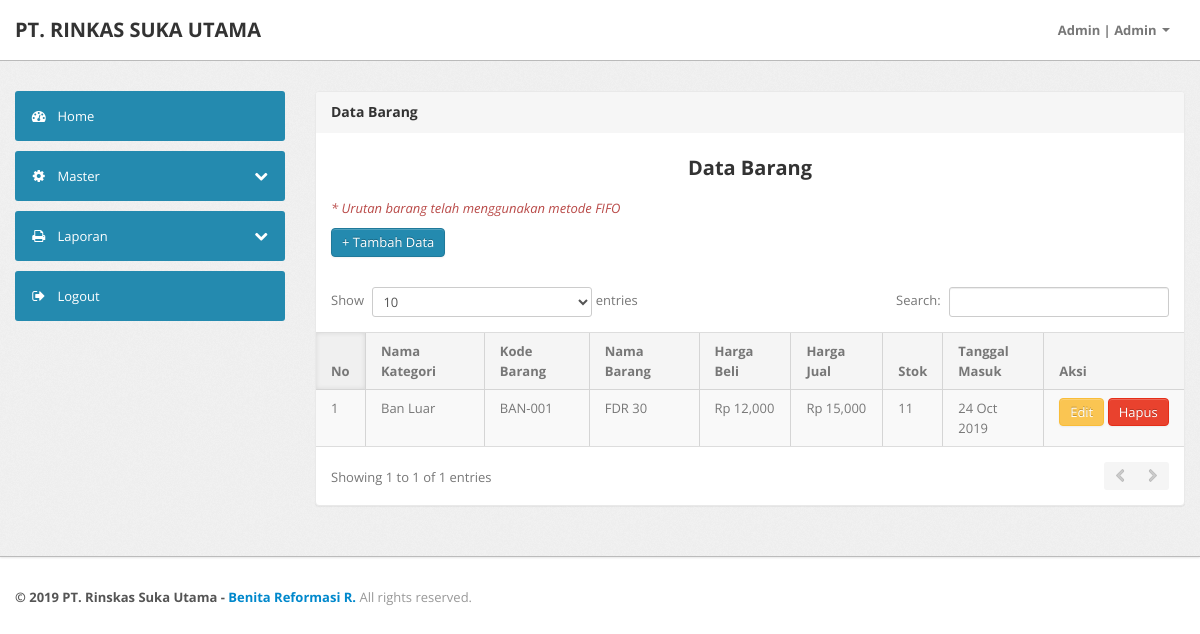
Page /index.php?page=data_barang (signed in) on the earlier database version.
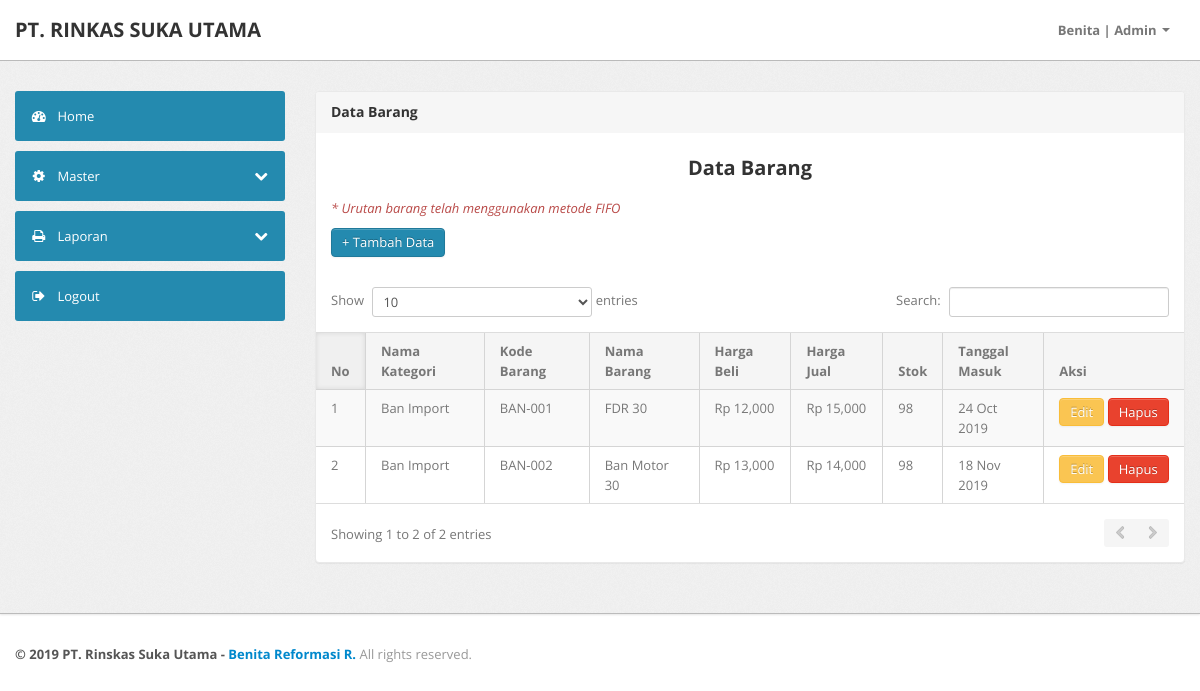
Same page on the later database version.
### tables this page shows
CREATE TABLE `tb_barang` (
  `barang_id` int(11) NOT NULL AUTO_INCREMENT,
  `kategori_id` int(11) NOT NULL,
  `barang_kode` varchar(50) NOT NULL,
  `barang_nama` varchar(50) NOT NULL,
  `barang_stok` int(11) NOT NULL,
  `barang_tgl` date NOT NULL,
  `barang_sat` varchar(50) NOT NULL,
  `barang_ket` varchar(100) NOT NULL,
  `barang_jual` int(11) NOT NULL,
  `barang_beli` int(11) NOT NULL,
  PRIMARY KEY (`barang_id`)
);

CREATE TABLE `tb_kategori` (
  `kategori_id` int(11) NOT NULL AUTO_INCREMENT,
  `kategori_nama` varchar(50) NOT NULL,
  PRIMARY KEY (`kategori_id`)
);

### koneksi.php (called while the page is built, shortened)
<?php
$no   = 1;
function rupiah($angka)
{
    $hasil_rupiah = "Rp " . number_format($angka);
    return $hasil_rupiah;
}
function tgl_indo($tanggal)
{
    $bulan = array(
        1 =>
        'Jan',
        'Feb',
        'Mar',
        'Apr',
        'Mei',
        'Jun',
        'Jul',
        'Aug',
        'Sep',
        'Oct',
        'Nov',
        'Des'
    );
    $pecahkan = explode('-', $tanggal);
    return $pecahkan[2] . ' ' . $bulan[(int) $pecahkan[1]] . ' ' . $pecahkan[0];
}

### data_barang.php (the view, shortened to what the changed rows need)
<div class="span9">
    <div class="content">
        <div class="module">
            <div class="module-head">
                <h3>
                    Data Barang</h3>
            </div>
            <div class="module-body">
                <h3 class="align-center">Data Barang</h3>
                <p class="text-error"><i>* Urutan barang telah menggunakan metode FIFO</i></p>
                <a class="collapsed btn btn-primary" data-toggle="collapse" href="#Tambah">+ Tambah Data</a>
            </div>
            <div class="module-body table">
                <div id="Tambah" class="collapse unstyled">
                    <form action="" method="post" class="form-horizontal row-fluid">
                    </form>
                </div>
                <table cellpadding="0" cellspacing="0" border="0" class="datatable-1 table table-bordered table-striped display" width="100%">
                    <thead>
                        <tr>
                            <th width="10">
                                No
                            </th>
                            <th>
                                Nama Kategori
                            </th>
                            <th>
                                Kode Barang
                            </th>
                            <th>
                                Nama Barang
                            </th>
                            <th>
                                Harga Beli
                            </th>
                            <th>
                                Harga Jual
                            </th>
                            <th>
                                Stok
                            </th>
                            <th width="70px">
                                Tanggal Masuk
                            </th>
                            <th width="110">
                                Aksi
                            </th>
                        </tr>
                    </thead>
                    <tbody>
                        <?php
                        $ambil = $koneksi->query("SELECT * FROM tb_barang JOIN tb_kategori ON tb_barang.kategori_id=tb_kategori.kategori_id ORDER BY tb_barang.barang_tgl ASC");
                        while ($pecah = $ambil->fetch_object()) {
                            ?>
                            <tr class="odd gradeX">
                                <td>
                                    <?php echo $no++ ?>
                                </td>
                                <td>
                                    <?php echo $pecah->kategori_nama ?>
                                </td>
                                <td>
                                    <?php echo $pecah->barang_kode ?>
                                </td>
                                <td>
                                    <?php echo $pecah->barang_nama ?>
                                </td>
                                <td>
                                    <?php echo rupiah($pecah->barang_beli) ?>
                                </td>
                                <td>
                                    <?php echo rupiah($pecah->barang_jual) ?>
                                </td>
                                <td>
                                    <?php echo $pecah->barang_stok ?>
                                </td>
                                <td>
                                    <?php echo tgl_indo($pecah->barang_tgl) ?>
                                </td>
                                <td>
                                    <a href="index.php?page=aksi_barang/barang_edit&id=<?php echo $pecah->barang_id ?>" class="btn btn-warning">Edit</a>
                                    <a href="index.php?page=aksi_barang/barang_hapus&id=<?php echo $pecah->barang_id ?>" class="btn btn-danger">Hapus</a>
                                </td>
                            </tr>
                        <?php } ?>
                    </tbody>
                </table>
            </div>
        </div>
    </div>
</div>

### components/top_bar.php (shortened to what the changed rows need)
<div class="navbar navbar-fixed-top">
    <div class="navbar-inner">
        <div class="container">
            <div class="nav-collapse collapse navbar-inverse-collapse">
                <ul class="nav pull-right">
                    <li class="nav-user dropdown"><a href="#" class="dropdown-toggle" data-toggle="dropdown">
                            <?php echo $_SESSION['pengguna']; ?>
                            |
                            <?php echo $_SESSION['pengguna_level']; ?>
                            <b class="caret"></b></a>
                    </li>
                </ul>
            </div>
        </div>
    </div>
</div>

Differences in the rows shown:
changed tb_barang "BAN-001": kategori.kategori_nama "Ban Luar" → "Ban Import"; barang_stok "11" → "98"
added tb_barang: kategori.kategori_nama "Ban Import", barang_kode "BAN-002", barang_nama "Ban Motor 30", barang_beli "Rp 13,000", barang_jual "Rp 14,000", barang_stok "98", barang_tgl "18 Nov 2019"
Other differences:
$_SESSION['pengguna']: "Admin" → "Benita"
text written by a page script: "Show entries Search: Showing 1 to 1 of 1 entries" → "Show entries Search: Showing 1 to 2 of 2 entries"
